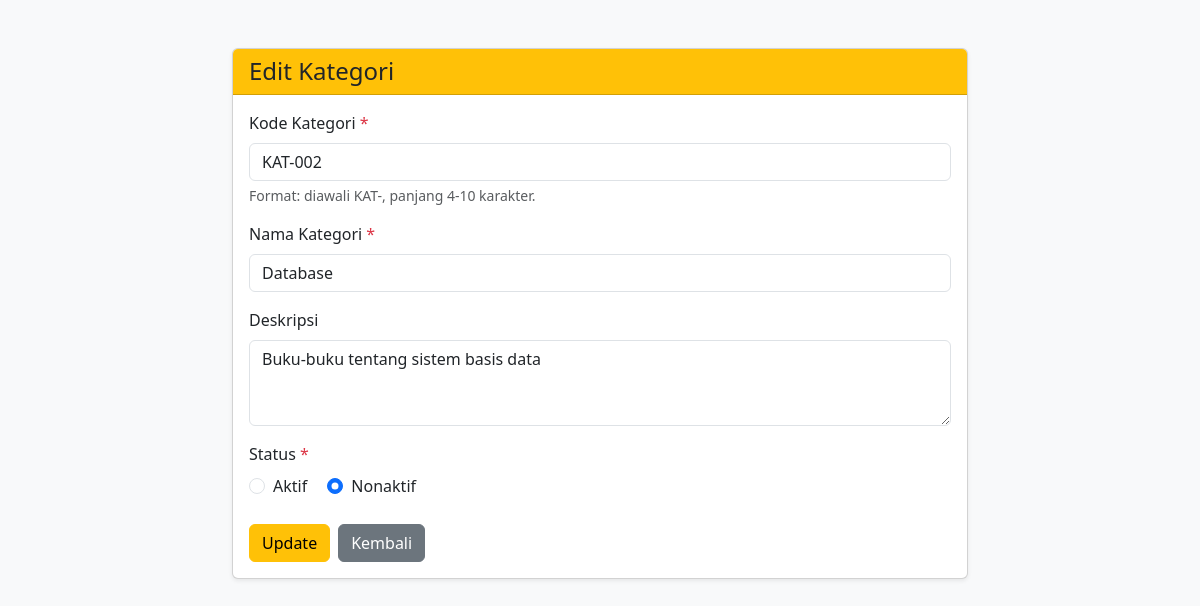
Page /edit.php?id=2 on the committed database.
### tables this page shows
CREATE TABLE `kategori` (
  `id_kategori` int(11) NOT NULL,
  `kode_kategori` varchar(10) NOT NULL,
  `nama_kategori` varchar(50) NOT NULL,
  `deskripsi` text DEFAULT NULL,
  `status` enum('Aktif','Nonaktif') DEFAULT 'Aktif',
  `created_at` timestamp NOT NULL DEFAULT current_timestamp()
);

### edit.php (the view, shortened to what this page needs)
<?php
require_once 'config/database.php';
$id = isset($_GET['id']) ? (int)$_GET['id'] : 0;
$cek = $conn->prepare("SELECT * FROM kategori WHERE id_kategori = ?");
$cek->bind_param("i", $id);
$cek->execute();
$hasil = $cek->get_result();
$data = $hasil->fetch_assoc();
$kode = $data['kode_kategori'];
$nama = $data['nama_kategori'];
$deskripsi = $data['deskripsi'];
$status = $data['status'];
?>
<!DOCTYPE html>
<html lang="id">
<head>
    <link href="https://cdn.jsdelivr.net/npm/bootstrap@5.3.0/dist/css/bootstrap.min.css" rel="stylesheet">
</head>
<body class="bg-light">
    <div class="container mt-5">
        <div class="row justify-content-center">
            <div class="col-md-8">
                <div class="card shadow-sm">
                    <div class="card-header bg-warning">
                        <h4 class="mb-0">Edit Kategori</h4>
                    </div>
                    <div class="card-body">
                        <form method="POST">
                            <div class="mb-3">
                                <label for="kode_kategori" class="form-label">Kode Kategori <span class="text-danger">*</span></label>
                                <input type="text" class="form-control" id="kode_kategori" name="kode_kategori"
                                    value="<?= htmlspecialchars($kode) ?>" required>
                                <div class="form-text">Format: diawali KAT-, panjang 4-10 karakter.</div>
                            </div>
                            <div class="mb-3">
                                <label for="nama_kategori" class="form-label">Nama Kategori <span class="text-danger">*</span></label>
                                <input type="text" class="form-control" id="nama_kategori" name="nama_kategori"
                                    value="<?= htmlspecialchars($nama) ?>" required>
                            </div>
                            <div class="mb-3">
                                <label for="deskripsi" class="form-label">Deskripsi</label>
                                <textarea class="form-control" id="deskripsi" name="deskripsi" rows="3"><?= htmlspecialchars($deskripsi ?? '') ?></textarea>
                            </div>
                            <div class="mb-4">
                                <label class="form-label">Status <span class="text-danger">*</span></label>
                                <div>
                                    <div class="form-check form-check-inline">
                                        <input class="form-check-input" type="radio" name="status" id="aktif" value="Aktif"
                                            <?= ($status == 'Aktif') ? 'checked' : '' ?>>
                                        <label class="form-check-label" for="aktif">Aktif</label>
                                    </div>
                                    <div class="form-check form-check-inline">
                                        <input class="form-check-input" type="radio" name="status" id="nonaktif" value="Nonaktif"
                                            <?= ($status == 'Nonaktif') ? 'checked' : '' ?>>
                                        <label class="form-check-label" for="nonaktif">Nonaktif</label>
                                    </div>
                                </div>
                            </div>
                            <div class="d-flex gap-2">
                                <button type="submit" class="btn btn-warning">Update</button>
                                <a href="index.php" class="btn btn-secondary">Kembali</a>
                            </div>
                        </form>
                    </div>
                </div>
            </div>
        </div>
    </div>
</body>
</html>

### rows in the picture
kategori: kode_kategori "KAT-002", nama_kategori "Database", deskripsi "Buku-buku tentang sistem basis data", status "☐ Aktif", status "☑ Nonaktif"
